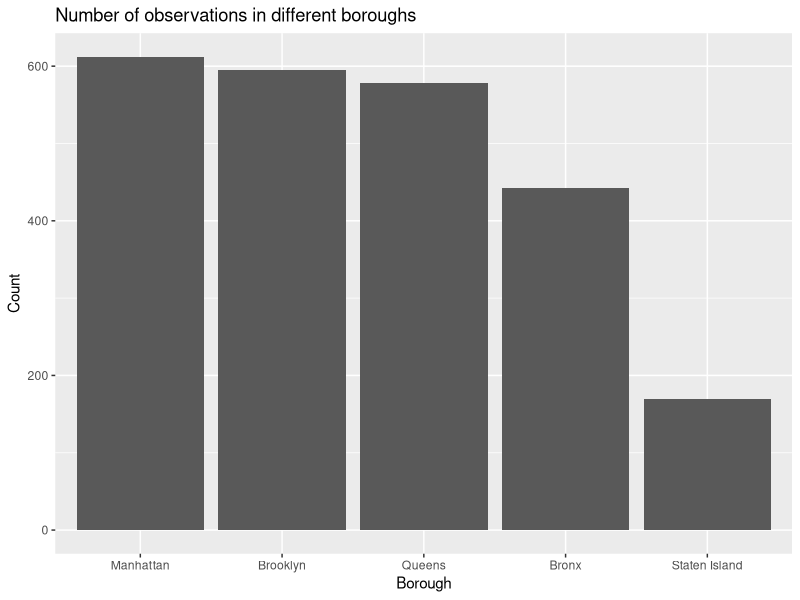

Here is the R script that generated this plot:
## ---- chunk 1
library(ggplot2)
library(dplyr)
library(tidyverse)

## ---- chunk 2
air_qua = data.frame(read_csv('data/Air_Quality_2016_2018.csv') %>% select('Name', 'Measure', 'Geo Join ID', 'Start_Date', 'Data Value'))
air_quality = air_qua
knitr::kable(as.data.frame(table(air_quality$Measure)), caption = "Measure Counts",row.names = F,font_size = 10)
air_quality = air_quality %>% filter(Measure =='Mean')
## ---- chunk 3
knitr::kable(as.data.frame(table(air_quality$Name)), caption = "Measure Counts",row.names = F,font_size = 10)
## ---- chunk 4
air_quality$Borough = 'Bronx'
air_quality$Geo.Join.ID = as.character(air_quality$Geo.Join.ID)
for(i in 1:nrow(air_quality)){
  tmp = substr(air_quality[i,3],1,1)
  if(tmp == '2'){
    air_quality[i,6] = 'Brooklyn'
  }
  if(tmp == '3'){
    air_quality[i,6] = 'Manhattan'
  }
  if(tmp == '4'){
    air_quality[i,6] = 'Queens'
  }
  if(tmp == '5'){
    air_quality[i,6] = 'Staten Island'
  }
}
ggplot(air_quality, aes(x = fct_relevel(Borough,'Manhattan','Brooklyn','Queens','Bronx'))) +
  geom_histogram(stat="count")+
  xlab('Borough')+
  ylab('Count')+
  ggtitle('Number of observations in different boroughs')
  
